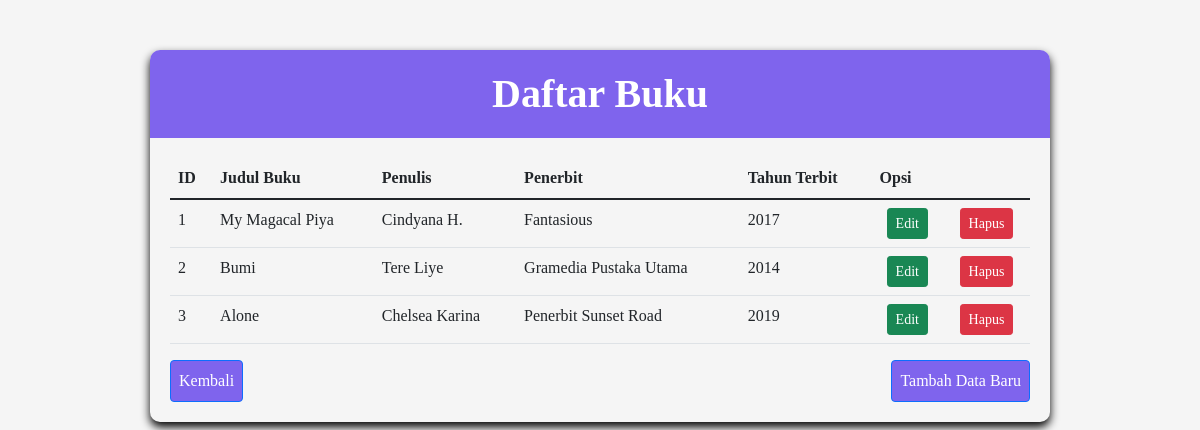
The app's page /buku.php with its own data.
### tables this page shows
CREATE TABLE `buku` (
  `id_buku` int(11) NOT NULL,
  `judul_buku` varchar(500) DEFAULT NULL,
  `penulis` varchar(500) DEFAULT NULL,
  `penerbit` varchar(250) DEFAULT NULL,
  `tahun_terbit` int(11) DEFAULT NULL
);

### Model.php (called while the page is built, shortened)
<?php
function selectalldata($table)
{
    $select = "SELECT * FROM $table";
    $select1 = mysqli_query($GLOBALS['connect'], $select);
    return $select1;
}

### buku.php (the view, shortened to what this page needs)
<?php
require "Model.php";
?>
<!doctype html>
<html lang="en">
<head>
    <link href="https://cdn.jsdelivr.net/npm/bootstrap@5.1.3/dist/css/bootstrap.min.css" rel="stylesheet">
</head>
<body>
    <div class="list-group w-75">
        <h1 class="text-center">Daftar Buku</h1>
        <div class="table-responsive">
            <table class="table">
                <thead>
                    <tr>
                        <th>ID</th>
                        <th>Judul Buku</th>
                        <th>Penulis</th>
                        <th>Penerbit</th>
                        <th>Tahun Terbit</th>
                        <th colspan="2">Opsi</th>
                    </tr>
                </thead>
                <tbody>
                    <?php
                    $result = selectalldata("buku");
                    while ($data = mysqli_fetch_array($result)) {
                        ?>
                        <tr>
                            <td><?php echo $data['id_buku']?></td>
                            <td><?php echo $data['judul_buku']?></td>
                            <td><?php echo $data['penulis']?></td>
                            <td><?php echo $data['penerbit']?></td>
                            <td><?php echo $data['tahun_terbit']?></td>
                            <td style="text-align: center;"><a href="formBuku.php?id_buku=<?php echo $data['id_buku']; ?>"><button class="btn btn-success btn-sm">Edit</button></a></td>
                            <td style="text-align: center;"><a href="buku.php?id_buku=<?php echo $data['id_buku']; ?>" onclick="return confirm('Hapus Data?')"><button class="btn btn-danger btn-sm">Hapus</button></a></td>
                        </tr>
                    <?php
                    }
                    ?>
                </tbody>
            </table>
            <div class="mt-3">
                <a href="formBuku.php"><button type="button" class="btn btn-primary float-end">Tambah Data Baru</button></a>
                <a href="index.php"><button type="button" class="btn btn-primary">Kembali</button></a>
            </div>
        </div>
    </div>
</body>
</html>

### buku.php (style rules this page uses)
* { font-family:Georgia, 'Times New Roman', Times, serif; }
body { background: whitesmoke; }
.list-group { margin: 50px auto; box-shadow: 0px 5px 10px black; border-radius: 10px; overflow: hidden; }
h1 { background-color: rgb(127, 100, 237); color: white; font-weight: bold; padding: 20px 0; margin: 0; }
.table-responsive { padding: 20px; }
table.table { margin-bottom: 0; }
.btn-primary { background-color: rgb(127, 100, 237); padding: 8px; }

### records on screen
buku: id_buku "1", judul_buku "My Magacal Piya", penulis "Cindyana H.", penerbit "Fantasious", tahun_terbit "2017"
buku: id_buku "2", judul_buku "Bumi", penulis "Tere Liye", penerbit "Gramedia Pustaka Utama", tahun_terbit "2014"
buku: id_buku "3", judul_buku "Alone", penulis "Chelsea Karina", penerbit "Penerbit Sunset Road", tahun_terbit "2019"
